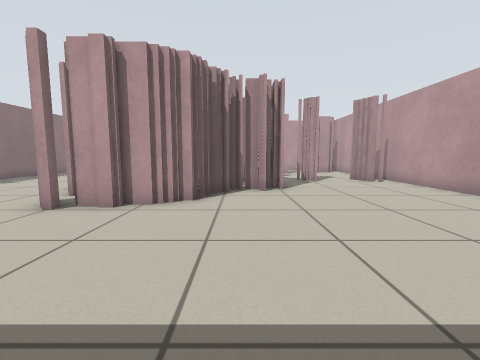
View 1 (above)

16 first-person views from a walk through a Stage world. The camera is 0.64 m above the floor, tilts 6° down and sees 90° across. The lines on the ground mark 1 m squares. The floor is counted in squares, 0.5 m on a side. Each view is taken from the middle of a square. On the plan, view 1 faces up. The plan holds only what a view shows up to about 12 squares ahead; the rest is blank. Robots are left out.

View 2
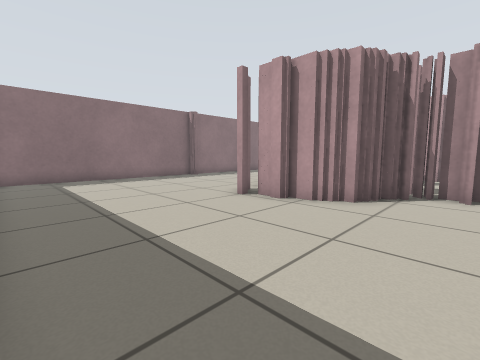

View 3
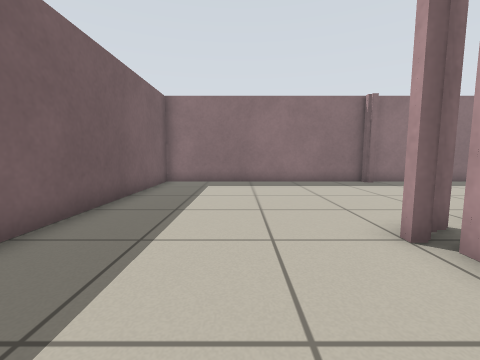

View 4
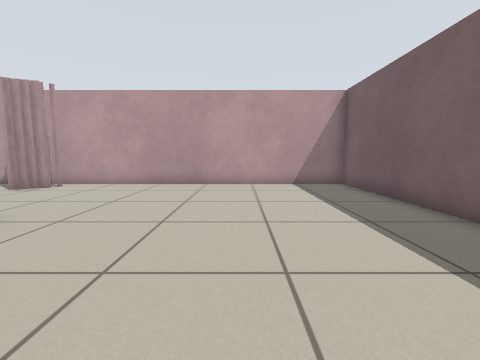

View 5
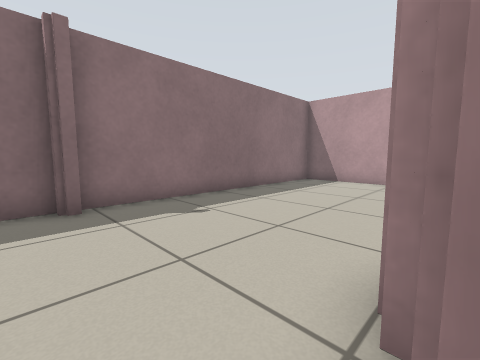

View 6
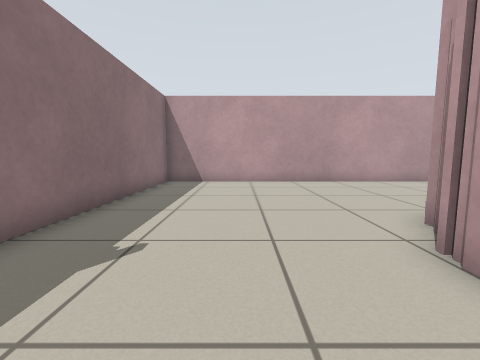

View 7
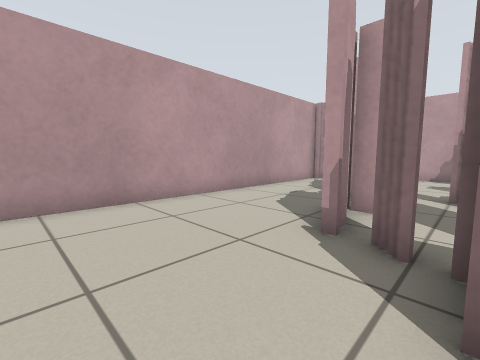

View 8
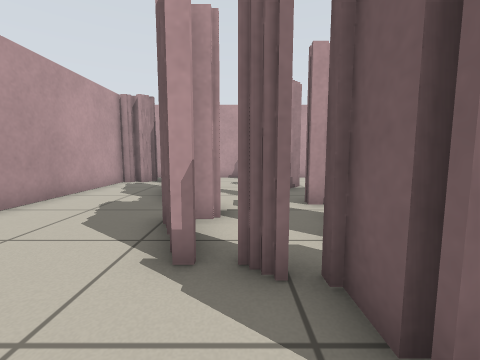

View 9
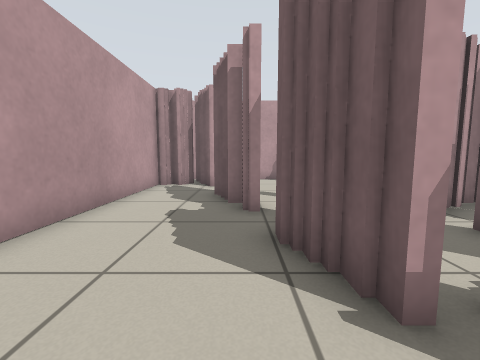

View 10
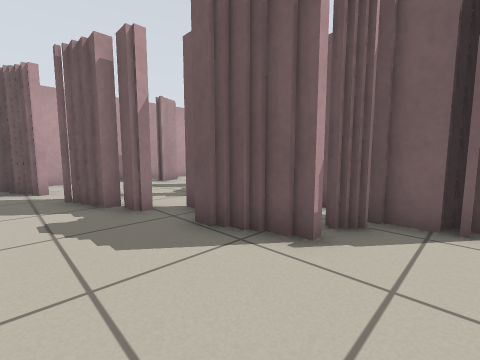

View 11
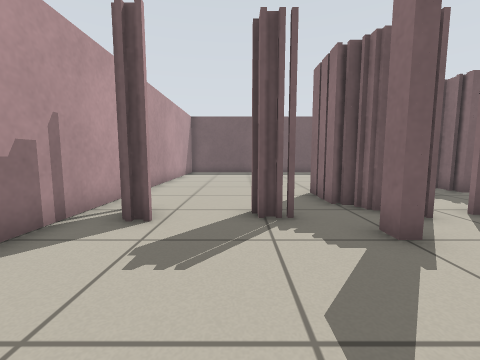

View 12
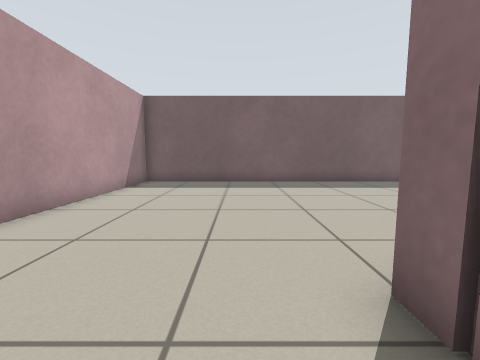

View 13
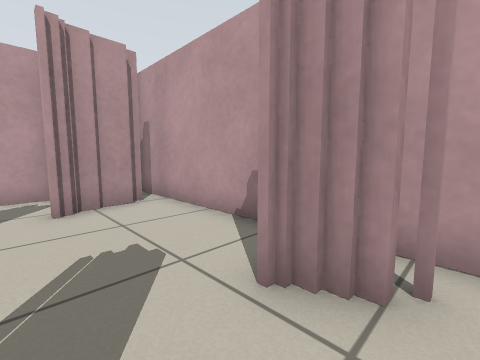

View 14
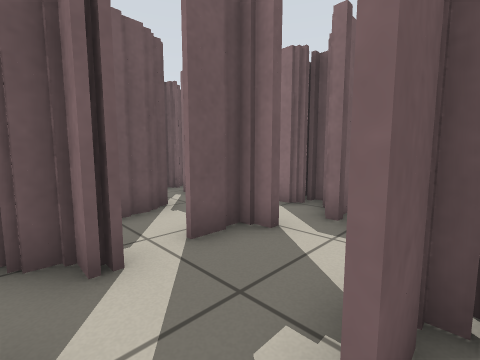

View 15
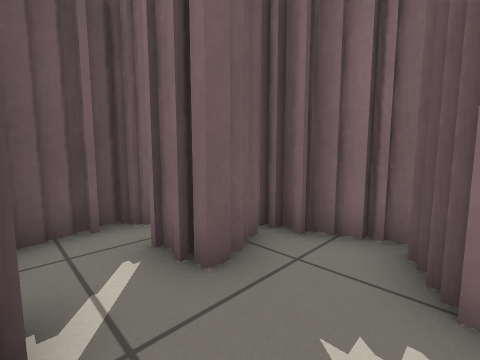

View 16
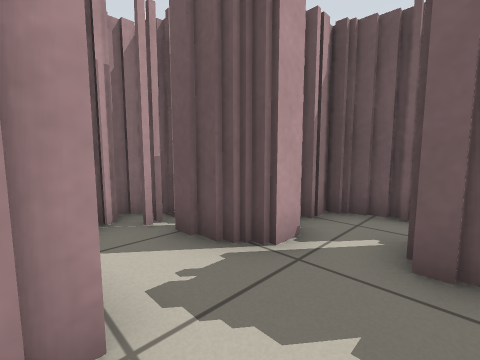

### Floor plan
Key: @ floor where view 1 was taken; # wall or solid block; x gap in a wall; . floor; T thing the floor can be seen under or through.
Columns run from 13 left of view 1 to 8 right of it. Each row starts with its distance up from view 1.
 20 ###################
 19 #.................###
 18 #..................###
 17 #.................##.#
 16 #............####....#
 15 #.........TTT#.......#
 14 #........TT..........#
 13 #.......TT...........#
 12 #.......#..#xx###..#.#
 11 #......##.....##.....#
 10 #......#....####.....#
  9 #......###.#####.....#
  8 #.......##..#........#
  7 #.........###........#
  6 #.......###..........#
  5 #....................#
  4 #....................#
  3 #....................#
  2 #....................#
  1 #....................#
  0 #............@.......#
 -1 ######################

Positions as (right, up) in squares from view 1, and headings:
1: (0, 0), facing up
2: (1, 0), facing up-left
3: (-1, 3), facing left
4: (-3, 4), facing right
5: (-6, 8), facing up-left
6: (-9, 8), facing up
7: (-7, 13), facing up-right
8: (-6, 14), facing right
9: (-5, 16), facing right
10: (-5, 18), facing down-right
11: (4, 17), facing down
12: (3, 11), facing down
13: (4, 11), facing up-right
14: (1, 15), facing down-left
15: (-2, 11), facing down-left
16: (-4, 12), facing down-right
